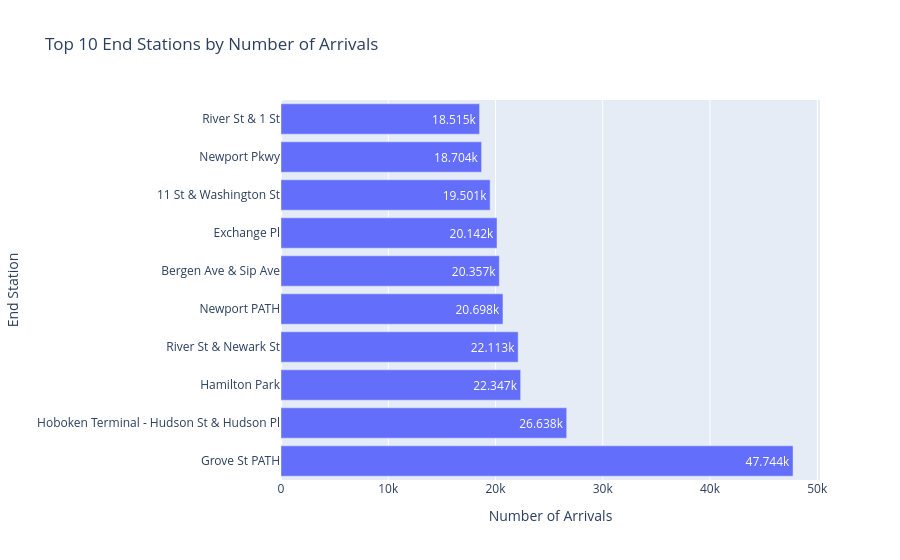

Notebook source saved alongside this figure:
### Code cell
fig = px.bar(
    data_frame=top_end_station,
    x='number_of_arrivals',
    y='end_station_name',
    orientation='h',
    title = 'Top 10 End Stations by Number of Arrivals',
    text_auto=True
)

fig.update_layout(
    xaxis_title='Number of Arrivals',
    yaxis_title='End Station'
)

fig.show()

### Figure 1 — Plotly figure (JSON) as saved in the notebook; plotly's stock layout.template omitted (floating-point values rounded to 4 significant figures)
{"data": [{"hovertemplate": "number_of_arrivals=%{x}<br>end_station_name=%{y}<extra></extra>", "legendgroup": "", "marker": {"color": "#636efa", "pattern": {"shape": ""}}, "name": "", "orientation": "h", "showlegend": false, "textposition": "auto", "texttemplate": "%{x}", "type": "bar", "x": [47744, 26638, 22347, 22113, 20698, 20357, 20142, 19501, 18704, 18515], "xaxis": "x", "y": ["Grove St PATH", "Hoboken Terminal - Hudson St & Hudson Pl", "Hamilton Park", "River St & Newark St", "Newport PATH", "Bergen Ave & Sip Ave", "Exchange Pl", "11 St & Washington St", "Newport Pkwy", "River St & 1 St"], "yaxis": "y"}], "layout": {"barmode": "relative", "legend": {"tracegroupgap": 0}, "title": {"text": "Top 10 End Stations by Number of Arrivals"}, "xaxis": {"anchor": "y", "domain": [0, 1], "title": {"text": "Number of Arrivals"}}, "yaxis": {"anchor": "x", "domain": [0, 1], "title": {"text": "End Station"}}}}
